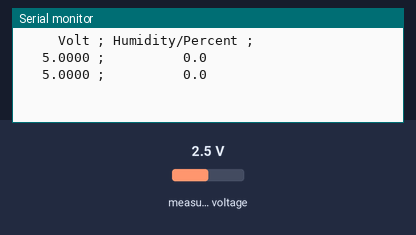
Simulated run of this sketch. Board: ESP32. Parts: the last lines printed to the serial monitor. Inputs (shaded band) come from the test bench; at power-on: measured voltage 2.5 V.

Above: at 1.2 s.
1.3 s: measured voltage set to 0.1 V
At 2.6 s:
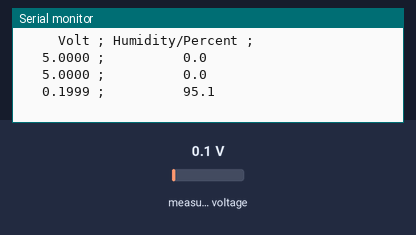
2.8 s: measured voltage set to 1.2 V
At 3.8 s:
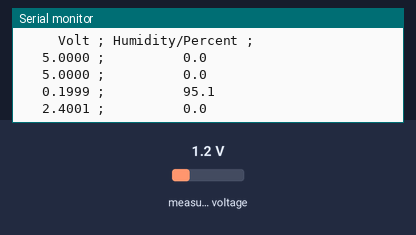
Timing chart, 0 to 5.8 s (numbered marks = the images above; inputs shaded):
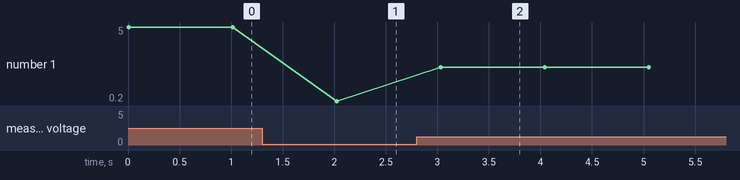

The sketch:

ito-hd38-soil-moisture-ads1115.ino
```cpp
// (licence header left out)
#include <Wire.h>
#include <Adafruit_ADS1015.h>
Adafruit_ADS1115 ads(0x48);

/* Limitations of the ADS1115 */
float ads1115_analog_volt_limit  = 6.144; /* Volt - Maximal voltage rated for the pin */
float ads1115_analog_read_limit  = 32767; /* Esp32: 4095, Arduino: 1023, ADS1115: 32767 (positive part of the 16 bit signed) */

/* The circuit on the Minimal-X Extension Board where the sensor is inserted. */
float voltage_divider_r1 = 26850; /* Ohm */
float voltage_divider_r2 = 26850; /* Ohm */
float voltage_divider_ratio = voltage_divider_r2 / (voltage_divider_r1+voltage_divider_r2); /* In this case is the result 0.5 */

/* Implications of the ADS1115 and the extension board combined. */
float voltage_divider_volt_limit = ads1115_analog_volt_limit / voltage_divider_ratio;

/* Moisture scale */
float moisture_scale_voltage_maximum = 0.1700;
float moisture_scale_voltage_minimum = 0.7859;
float moisture_scale_range = moisture_scale_voltage_maximum - moisture_scale_voltage_minimum;

void setup()
{
  Serial.begin(115200);
  ads.begin();
  /* Print a header */
  /* - Using columns make it easy to copy-paste into a spreadsheet. */
  Serial.print("     Volt ;");
  Serial.print(" Humidity/Percent ;");
  Serial.println("");
}

void loop()
{
  /* Read the raw integer value from the ADS1115. */
  int16_t analog_read_value = ads.readADC_SingleEnded(0);

  /* Convert the analog_read_value to a voltage. - ADS1115 + Minimal-X Extension Board */
  float analog_read_volt = (analog_read_value / ads1115_analog_read_limit ) * voltage_divider_volt_limit;

  /* Calculate the moisture in percent based on the voltage output of the sensor. */
  float moisture_fraction = analog_read_volt -moisture_scale_voltage_minimum;
  float hd38_moisture_percent = (moisture_fraction *100) / moisture_scale_range;

  if (hd38_moisture_percent<0) {
    hd38_moisture_percent = 0;
  }

  if (hd38_moisture_percent>100) {
    hd38_moisture_percent = 100;
  }

  /* The value hd38_moisture_percent will still fluctuate
   * if you haven't attached a capacitor to avoid noise.
   * A running mean, or a mean of 10 samples could maybe also help. */

  Serial.print("   ");
  Serial.print(analog_read_volt,4);

  Serial.print(" ;          ");
  Serial.print(hd38_moisture_percent,1);

  Serial.println("");
  delay (1000);
}
```

Measured:
- after the input at 1.3 s, the serial monitor: prints a new line after 0.73 s (image 1)
- after the input at 2.8 s, the serial monitor: prints a new line after 0.23 s (image 2)
- plotted number 1: 5 → 0.2 after the input at 1.3 s, 0.2 → 2.4 after the input at 2.8 s
